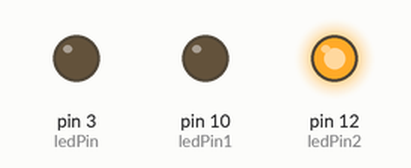
Bench run of a sketch on a simulated Arduino Uno, built with avr-gcc and run on an emulated ATmega328P. Shown: output pins drawn as LEDs (lit = HIGH).

Above: at 0.5 s.
At 1.5 s:
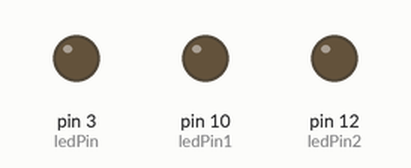
At 2.7 s:
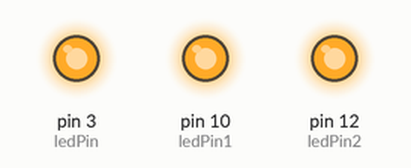
Timing chart, 0 to 5.8 s (numbered marks = the images above):
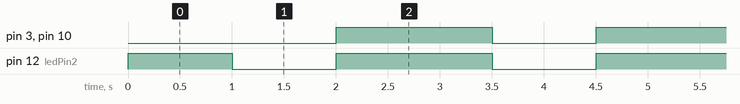

Measured:
- by itself, pin 3 (ledPin), pin 10 (ledPin1): alternates HIGH for 1.5 s and LOW for 1.0 s
- by itself, pin 12 (ledPin2): repeats every 2.5 s: LOW 1.0 s, HIGH 1.5 s

The sketch:

problema_1_examen.ino
```cpp
const int ledPin = 3;
const int ledPin1 = 10;
const int ledPin2 =12;

void setup() {
  // put your setup code here, to run once:
pinMode(ledPin, OUTPUT);
pinMode(ledPin1, OUTPUT);
pinMode(ledPin2, OUTPUT);

}

void loop() {
  // put your main code here, to run repeatedly:

  digitalWrite(ledPin2,HIGH);
  delay(1000);
    digitalWrite(ledPin,LOW);
  digitalWrite(ledPin1,LOW);
  digitalWrite(ledPin2,LOW);
  delay(1000);

  digitalWrite(ledPin,HIGH);
  digitalWrite(ledPin1,HIGH);
 digitalWrite(ledPin2,HIGH);
delay(500);
}
```
